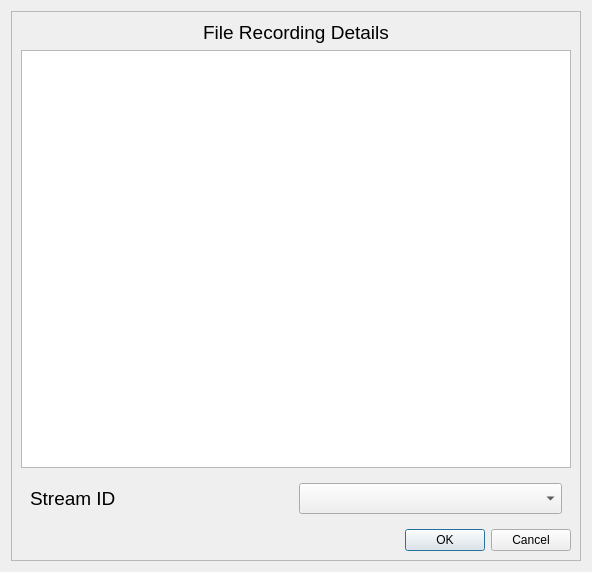
<?xml version="1.0" encoding="UTF-8"?>
<ui version="4.0">
 <class>frmImportOptions</class>
 <widget class="QDialog" name="frmImportOptions">
  <property name="geometry">
   <rect>
    <x>0</x>
    <y>0</y>
    <width>592</width>
    <height>572</height>
   </rect>
  </property>
  <property name="windowTitle">
   <string>Dialog</string>
  </property>
  <layout class="QVBoxLayout" name="verticalLayout_2">
   <item>
    <widget class="QFrame" name="frame">
     <property name="frameShape">
      <enum>QFrame::StyledPanel</enum>
     </property>
     <property name="frameShadow">
      <enum>QFrame::Raised</enum>
     </property>
     <layout class="QVBoxLayout" name="verticalLayout">
      <item>
       <widget class="QLabel" name="label">
        <property name="font">
         <font>
          <pointsize>14</pointsize>
         </font>
        </property>
        <property name="text">
         <string>File Recording Details</string>
        </property>
        <property name="alignment">
         <set>Qt::AlignCenter</set>
        </property>
       </widget>
      </item>
      <item>
       <widget class="QTableWidget" name="tblRecInfo">
        <attribute name="horizontalHeaderVisible">
         <bool>false</bool>
        </attribute>
        <attribute name="verticalHeaderVisible">
         <bool>false</bool>
        </attribute>
       </widget>
      </item>
      <item>
       <widget class="QWidget" name="widget" native="true">
        <layout class="QHBoxLayout" name="horizontalLayout">
         <item>
          <widget class="QLabel" name="label_2">
           <property name="font">
            <font>
             <pointsize>14</pointsize>
            </font>
           </property>
           <property name="text">
            <string>Stream ID</string>
           </property>
          </widget>
         </item>
         <item>
          <widget class="QComboBox" name="cmbStreamID">
           <property name="font">
            <font>
             <pointsize>14</pointsize>
            </font>
           </property>
          </widget>
         </item>
        </layout>
       </widget>
      </item>
      <item>
       <widget class="QDialogButtonBox" name="buttonBox">
        <property name="orientation">
         <enum>Qt::Horizontal</enum>
        </property>
        <property name="standardButtons">
         <set>QDialogButtonBox::Cancel|QDialogButtonBox::Ok</set>
        </property>
       </widget>
      </item>
     </layout>
    </widget>
   </item>
  </layout>
 </widget>
 <resources/>
 <connections>
  <connection>
   <sender>buttonBox</sender>
   <signal>accepted()</signal>
   <receiver>frmImportOptions</receiver>
   <slot>accept()</slot>
   <hints>
    <hint type="sourcelabel">
     <x>248</x>
     <y>254</y>
    </hint>
    <hint type="destinationlabel">
     <x>157</x>
     <y>274</y>
    </hint>
   </hints>
  </connection>
  <connection>
   <sender>buttonBox</sender>
   <signal>rejected()</signal>
   <receiver>frmImportOptions</receiver>
   <slot>reject()</slot>
   <hints>
    <hint type="sourcelabel">
     <x>316</x>
     <y>260</y>
    </hint>
    <hint type="destinationlabel">
     <x>286</x>
     <y>274</y>
    </hint>
   </hints>
  </connection>
 </connections>
</ui>
